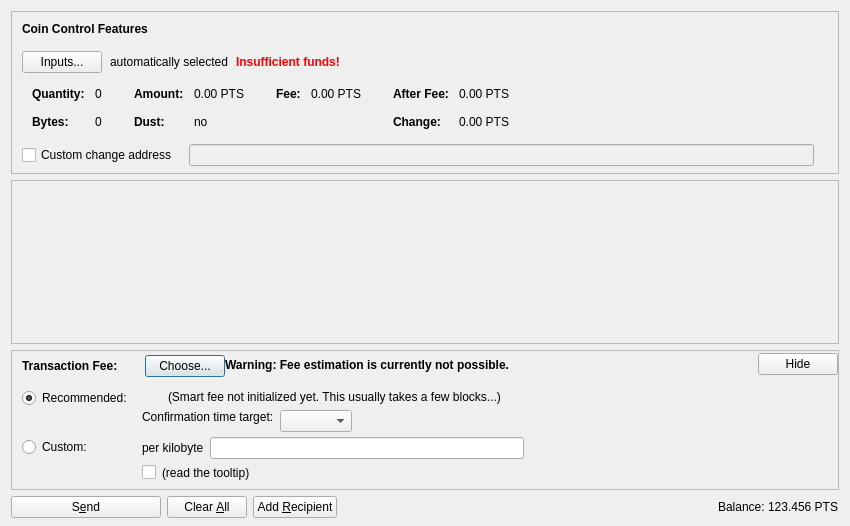
<?xml version="1.0" encoding="UTF-8"?>
<ui version="4.0">
 <class>SendCoinsDialog</class>
 <widget class="QDialog" name="SendCoinsDialog">
  <property name="geometry">
   <rect>
    <x>0</x>
    <y>0</y>
    <width>850</width>
    <height>526</height>
   </rect>
  </property>
  <property name="windowTitle">
   <string>Send Coins</string>
  </property>
  <layout class="QVBoxLayout" name="verticalLayout" stretch="0,1,0,0">
   <property name="bottomMargin">
    <number>8</number>
   </property>
   <item>
    <widget class="QFrame" name="frameCoinControl">
     <property name="sizePolicy">
      <sizepolicy hsizetype="Expanding" vsizetype="Expanding">
       <horstretch>0</horstretch>
       <verstretch>0</verstretch>
      </sizepolicy>
     </property>
     <property name="maximumSize">
      <size>
       <width>16777215</width>
       <height>16777215</height>
      </size>
     </property>
     <property name="frameShape">
      <enum>QFrame::StyledPanel</enum>
     </property>
     <property name="frameShadow">
      <enum>QFrame::Sunken</enum>
     </property>
     <layout class="QVBoxLayout" name="verticalLayoutCoinControl2">
      <property name="spacing">
       <number>0</number>
      </property>
      <property name="leftMargin">
       <number>0</number>
      </property>
      <property name="topMargin">
       <number>0</number>
      </property>
      <property name="rightMargin">
       <number>0</number>
      </property>
      <property name="bottomMargin">
       <number>6</number>
      </property>
      <item>
       <layout class="QVBoxLayout" name="verticalLayoutCoinControl" stretch="0,0,0,0,1">
        <property name="spacing">
         <number>0</number>
        </property>
        <property name="leftMargin">
         <number>10</number>
        </property>
        <property name="topMargin">
         <number>10</number>
        </property>
        <item>
         <layout class="QHBoxLayout" name="horizontalLayoutCoinControl1">
          <property name="bottomMargin">
           <number>15</number>
          </property>
          <item>
           <widget class="QLabel" name="labelCoinControlFeatures">
            <property name="sizePolicy">
             <sizepolicy hsizetype="Preferred" vsizetype="Maximum">
              <horstretch>0</horstretch>
              <verstretch>0</verstretch>
             </sizepolicy>
            </property>
            <property name="font">
             <font>
              <weight>75</weight>
              <bold>true</bold>
             </font>
            </property>
            <property name="styleSheet">
             <string notr="true">font-weight:bold;</string>
            </property>
            <property name="text">
             <string>Coin Control Features</string>
            </property>
           </widget>
          </item>
         </layout>
        </item>
        <item>
         <layout class="QHBoxLayout" name="horizontalLayoutCoinControl2" stretch="0,0,0,0">
          <property name="spacing">
           <number>8</number>
          </property>
          <property name="bottomMargin">
           <number>10</number>
          </property>
          <item>
           <widget class="QPushButton" name="pushButtonCoinControl">
            <property name="styleSheet">
             <string notr="true"/>
            </property>
            <property name="text">
             <string>Inputs...</string>
            </property>
            <property name="autoDefault">
             <bool>false</bool>
            </property>
           </widget>
          </item>
          <item>
           <widget class="QLabel" name="labelCoinControlAutomaticallySelected">
            <property name="text">
             <string>automatically selected</string>
            </property>
            <property name="margin">
             <number>5</number>
            </property>
           </widget>
          </item>
          <item>
           <widget class="QLabel" name="labelCoinControlInsuffFunds">
            <property name="font">
             <font>
              <weight>75</weight>
              <bold>true</bold>
             </font>
            </property>
            <property name="styleSheet">
             <string notr="true">color:red;font-weight:bold;</string>
            </property>
            <property name="text">
             <string>Insufficient funds!</string>
            </property>
            <property name="margin">
             <number>5</number>
            </property>
           </widget>
          </item>
          <item>
           <spacer name="horizontalSpacerCoinControl">
            <property name="orientation">
             <enum>Qt::Horizontal</enum>
            </property>
            <property name="sizeHint" stdset="0">
             <size>
              <width>40</width>
              <height>1</height>
             </size>
            </property>
           </spacer>
          </item>
         </layout>
        </item>
        <item>
         <widget class="QWidget" name="widgetCoinControl" native="true">
          <property name="sizePolicy">
           <sizepolicy hsizetype="Preferred" vsizetype="Preferred">
            <horstretch>0</horstretch>
            <verstretch>0</verstretch>
           </sizepolicy>
          </property>
          <property name="minimumSize">
           <size>
            <width>0</width>
            <height>0</height>
           </size>
          </property>
          <property name="styleSheet">
           <string notr="true"/>
          </property>
          <layout class="QHBoxLayout" name="horizontalLayoutCoinControl5">
           <property name="leftMargin">
            <number>0</number>
           </property>
           <property name="topMargin">
            <number>0</number>
           </property>
           <property name="rightMargin">
            <number>0</number>
           </property>
           <property name="bottomMargin">
            <number>0</number>
           </property>
           <item>
            <layout class="QHBoxLayout" name="horizontalLayoutCoinControl3" stretch="0,0,0,1">
             <property name="spacing">
              <number>20</number>
             </property>
             <property name="topMargin">
              <number>0</number>
             </property>
             <property name="bottomMargin">
              <number>10</number>
             </property>
             <item>
              <layout class="QFormLayout" name="formLayoutCoinControl1">
               <property name="horizontalSpacing">
                <number>10</number>
               </property>
               <property name="verticalSpacing">
                <number>14</number>
               </property>
               <property name="leftMargin">
                <number>10</number>
               </property>
               <property name="topMargin">
                <number>4</number>
               </property>
               <property name="rightMargin">
                <number>6</number>
               </property>
               <item row="0" column="0">
                <widget class="QLabel" name="labelCoinControlQuantityText">
                 <property name="font">
                  <font>
                   <weight>75</weight>
                   <bold>true</bold>
                  </font>
                 </property>
                 <property name="text">
                  <string>Quantity:</string>
                 </property>
                 <property name="margin">
                  <number>0</number>
                 </property>
                </widget>
               </item>
               <item row="0" column="1">
                <widget class="QLabel" name="labelCoinControlQuantity">
                 <property name="cursor">
                  <cursorShape>IBeamCursor</cursorShape>
                 </property>
                 <property name="contextMenuPolicy">
                  <enum>Qt::ActionsContextMenu</enum>
                 </property>
                 <property name="text">
                  <string notr="true">0</string>
                 </property>
                 <property name="margin">
                  <number>0</number>
                 </property>
                 <property name="textInteractionFlags">
                  <set>Qt::LinksAccessibleByMouse|Qt::TextSelectableByKeyboard|Qt::TextSelectableByMouse</set>
                 </property>
                </widget>
               </item>
               <item row="1" column="0">
                <widget class="QLabel" name="labelCoinControlBytesText">
                 <property name="font">
                  <font>
                   <weight>75</weight>
                   <bold>true</bold>
                  </font>
                 </property>
                 <property name="text">
                  <string>Bytes:</string>
                 </property>
                </widget>
               </item>
               <item row="1" column="1">
                <widget class="QLabel" name="labelCoinControlBytes">
                 <property name="cursor">
                  <cursorShape>IBeamCursor</cursorShape>
                 </property>
                 <property name="contextMenuPolicy">
                  <enum>Qt::ActionsContextMenu</enum>
                 </property>
                 <property name="text">
                  <string notr="true">0</string>
                 </property>
                 <property name="textInteractionFlags">
                  <set>Qt::LinksAccessibleByMouse|Qt::TextSelectableByKeyboard|Qt::TextSelectableByMouse</set>
                 </property>
                </widget>
               </item>
              </layout>
             </item>
             <item>
              <layout class="QFormLayout" name="formLayoutCoinControl2">
               <property name="horizontalSpacing">
                <number>10</number>
               </property>
               <property name="verticalSpacing">
                <number>14</number>
               </property>
               <property name="leftMargin">
                <number>6</number>
               </property>
               <property name="topMargin">
                <number>4</number>
               </property>
               <property name="rightMargin">
                <number>6</number>
               </property>
               <item row="0" column="0">
                <widget class="QLabel" name="labelCoinControlAmountText">
                 <property name="font">
                  <font>
                   <weight>75</weight>
                   <bold>true</bold>
                  </font>
                 </property>
                 <property name="text">
                  <string>Amount:</string>
                 </property>
                 <property name="margin">
                  <number>0</number>
                 </property>
                </widget>
               </item>
               <item row="0" column="1">
                <widget class="QLabel" name="labelCoinControlAmount">
                 <property name="cursor">
                  <cursorShape>IBeamCursor</cursorShape>
                 </property>
                 <property name="contextMenuPolicy">
                  <enum>Qt::ActionsContextMenu</enum>
                 </property>
                 <property name="text">
                  <string notr="true">0.00 PTS</string>
                 </property>
                 <property name="textInteractionFlags">
                  <set>Qt::LinksAccessibleByMouse|Qt::TextSelectableByKeyboard|Qt::TextSelectableByMouse</set>
                 </property>
                </widget>
               </item>
               <item row="1" column="0">
                <widget class="QLabel" name="labelCoinControlLowOutputText">
                 <property name="font">
                  <font>
                   <weight>75</weight>
                   <bold>true</bold>
                  </font>
                 </property>
                 <property name="text">
                  <string>Dust:</string>
                 </property>
                </widget>
               </item>
               <item row="1" column="1">
                <widget class="QLabel" name="labelCoinControlLowOutput">
                 <property name="cursor">
                  <cursorShape>IBeamCursor</cursorShape>
                 </property>
                 <property name="contextMenuPolicy">
                  <enum>Qt::ActionsContextMenu</enum>
                 </property>
                 <property name="text">
                  <string notr="true">no</string>
                 </property>
                 <property name="textInteractionFlags">
                  <set>Qt::LinksAccessibleByMouse|Qt::TextSelectableByKeyboard|Qt::TextSelectableByMouse</set>
                 </property>
                </widget>
               </item>
              </layout>
             </item>
             <item>
              <layout class="QFormLayout" name="formLayoutCoinControl3">
               <property name="horizontalSpacing">
                <number>10</number>
               </property>
               <property name="verticalSpacing">
                <number>14</number>
               </property>
               <property name="leftMargin">
                <number>6</number>
               </property>
               <property name="topMargin">
                <number>4</number>
               </property>
               <property name="rightMargin">
                <number>6</number>
               </property>
               <item row="0" column="0">
                <widget class="QLabel" name="labelCoinControlFeeText">
                 <property name="font">
                  <font>
                   <weight>75</weight>
                   <bold>true</bold>
                  </font>
                 </property>
                 <property name="text">
                  <string>Fee:</string>
                 </property>
                 <property name="margin">
                  <number>0</number>
                 </property>
                </widget>
               </item>
               <item row="0" column="1">
                <widget class="QLabel" name="labelCoinControlFee">
                 <property name="cursor">
                  <cursorShape>IBeamCursor</cursorShape>
                 </property>
                 <property name="contextMenuPolicy">
                  <enum>Qt::ActionsContextMenu</enum>
                 </property>
                 <property name="text">
                  <string notr="true">0.00 PTS</string>
                 </property>
                 <property name="textInteractionFlags">
                  <set>Qt::LinksAccessibleByMouse|Qt::TextSelectableByKeyboard|Qt::TextSelectableByMouse</set>
                 </property>
                </widget>
               </item>
              </layout>
             </item>
             <item>
              <layout class="QFormLayout" name="formLayoutCoinControl4">
               <property name="horizontalSpacing">
                <number>10</number>
               </property>
               <property name="verticalSpacing">
                <number>14</number>
               </property>
               <property name="leftMargin">
                <number>6</number>
               </property>
               <property name="topMargin">
                <number>4</number>
               </property>
               <property name="rightMargin">
                <number>6</number>
               </property>
               <item row="0" column="0">
                <widget class="QLabel" name="labelCoinControlAfterFeeText">
                 <property name="font">
                  <font>
                   <weight>75</weight>
                   <bold>true</bold>
                  </font>
                 </property>
                 <property name="text">
                  <string>After Fee:</string>
                 </property>
                 <property name="margin">
                  <number>0</number>
                 </property>
                </widget>
               </item>
               <item row="0" column="1">
                <widget class="QLabel" name="labelCoinControlAfterFee">
                 <property name="cursor">
                  <cursorShape>IBeamCursor</cursorShape>
                 </property>
                 <property name="contextMenuPolicy">
                  <enum>Qt::ActionsContextMenu</enum>
                 </property>
                 <property name="text">
                  <string notr="true">0.00 PTS</string>
                 </property>
                 <property name="textInteractionFlags">
                  <set>Qt::LinksAccessibleByMouse|Qt::TextSelectableByKeyboard|Qt::TextSelectableByMouse</set>
                 </property>
                </widget>
               </item>
               <item row="1" column="0">
                <widget class="QLabel" name="labelCoinControlChangeText">
                 <property name="font">
                  <font>
                   <weight>75</weight>
                   <bold>true</bold>
                  </font>
                 </property>
                 <property name="text">
                  <string>Change:</string>
                 </property>
                </widget>
               </item>
               <item row="1" column="1">
                <widget class="QLabel" name="labelCoinControlChange">
                 <property name="cursor">
                  <cursorShape>IBeamCursor</cursorShape>
                 </property>
                 <property name="contextMenuPolicy">
                  <enum>Qt::ActionsContextMenu</enum>
                 </property>
                 <property name="text">
                  <string notr="true">0.00 PTS</string>
                 </property>
                 <property name="textInteractionFlags">
                  <set>Qt::LinksAccessibleByMouse|Qt::TextSelectableByKeyboard|Qt::TextSelectableByMouse</set>
                 </property>
                </widget>
               </item>
              </layout>
             </item>
            </layout>
           </item>
          </layout>
         </widget>
        </item>
        <item>
         <layout class="QHBoxLayout" name="horizontalLayoutCoinControl4" stretch="0,0,0">
          <property name="spacing">
           <number>12</number>
          </property>
          <property name="sizeConstraint">
           <enum>QLayout::SetDefaultConstraint</enum>
          </property>
          <property name="topMargin">
           <number>5</number>
          </property>
          <property name="rightMargin">
           <number>5</number>
          </property>
          <item>
           <widget class="QCheckBox" name="checkBoxCoinControlChange">
            <property name="toolTip">
             <string>If this is activated, but the change address is empty or invalid, change will be sent to a newly generated address.</string>
            </property>
            <property name="text">
             <string>Custom change address</string>
            </property>
           </widget>
          </item>
          <item>
           <widget class="QValidatedLineEdit" name="lineEditCoinControlChange">
            <property name="enabled">
             <bool>false</bool>
            </property>
            <property name="sizePolicy">
             <sizepolicy hsizetype="Expanding" vsizetype="Fixed">
              <horstretch>0</horstretch>
              <verstretch>0</verstretch>
             </sizepolicy>
            </property>
           </widget>
          </item>
          <item>
           <widget class="QLabel" name="labelCoinControlChangeLabel">
            <property name="sizePolicy">
             <sizepolicy hsizetype="Preferred" vsizetype="Expanding">
              <horstretch>0</horstretch>
              <verstretch>0</verstretch>
             </sizepolicy>
            </property>
            <property name="minimumSize">
             <size>
              <width>0</width>
              <height>0</height>
             </size>
            </property>
            <property name="text">
             <string/>
            </property>
            <property name="margin">
             <number>3</number>
            </property>
           </widget>
          </item>
         </layout>
        </item>
        <item>
         <spacer name="verticalSpacerCoinControl">
          <property name="orientation">
           <enum>Qt::Vertical</enum>
          </property>
          <property name="sizeHint" stdset="0">
           <size>
            <width>800</width>
            <height>1</height>
           </size>
          </property>
         </spacer>
        </item>
       </layout>
      </item>
     </layout>
    </widget>
   </item>
   <item>
    <widget class="QScrollArea" name="scrollArea">
     <property name="widgetResizable">
      <bool>true</bool>
     </property>
     <widget class="QWidget" name="scrollAreaWidgetContents">
      <property name="geometry">
       <rect>
        <x>0</x>
        <y>0</y>
        <width>830</width>
        <height>104</height>
       </rect>
      </property>
      <layout class="QVBoxLayout" name="verticalLayout_2" stretch="0,1">
       <property name="leftMargin">
        <number>0</number>
       </property>
       <property name="topMargin">
        <number>0</number>
       </property>
       <property name="rightMargin">
        <number>0</number>
       </property>
       <property name="bottomMargin">
        <number>0</number>
       </property>
       <item>
        <layout class="QVBoxLayout" name="entries">
         <property name="spacing">
          <number>6</number>
         </property>
        </layout>
       </item>
       <item>
        <spacer name="verticalSpacer">
         <property name="orientation">
          <enum>Qt::Vertical</enum>
         </property>
         <property name="sizeHint" stdset="0">
          <size>
           <width>20</width>
           <height>40</height>
          </size>
         </property>
        </spacer>
       </item>
      </layout>
     </widget>
    </widget>
   </item>
   <item>
    <widget class="QFrame" name="frameFee">
     <property name="sizePolicy">
      <sizepolicy hsizetype="Expanding" vsizetype="Expanding">
       <horstretch>0</horstretch>
       <verstretch>0</verstretch>
      </sizepolicy>
     </property>
     <property name="maximumSize">
      <size>
       <width>16777215</width>
       <height>16777215</height>
      </size>
     </property>
     <property name="frameShape">
      <enum>QFrame::StyledPanel</enum>
     </property>
     <property name="frameShadow">
      <enum>QFrame::Sunken</enum>
     </property>
     <layout class="QVBoxLayout" name="verticalLayoutFee1">
      <property name="spacing">
       <number>0</number>
      </property>
      <property name="leftMargin">
       <number>0</number>
      </property>
      <property name="topMargin">
       <number>0</number>
      </property>
      <property name="rightMargin">
       <number>0</number>
      </property>
      <property name="bottomMargin">
       <number>0</number>
      </property>
      <item>
       <layout class="QVBoxLayout" name="verticalLayoutFee2" stretch="0,0,0">
        <property name="spacing">
         <number>0</number>
        </property>
        <property name="leftMargin">
         <number>10</number>
        </property>
        <property name="topMargin">
         <number>0</number>
        </property>
        <item>
         <layout class="QHBoxLayout" name="horizontalLayoutFee1">
          <property name="bottomMargin">
           <number>0</number>
          </property>
          <item>
           <layout class="QVBoxLayout" name="verticalLayoutFee7">
            <property name="spacing">
             <number>0</number>
            </property>
            <item>
             <spacer name="verticalSpacerSmartFee">
              <property name="orientation">
               <enum>Qt::Vertical</enum>
              </property>
              <property name="sizeType">
               <enum>QSizePolicy::Fixed</enum>
              </property>
              <property name="sizeHint" stdset="0">
               <size>
                <width>1</width>
                <height>4</height>
               </size>
              </property>
             </spacer>
            </item>
            <item>
             <layout class="QHBoxLayout" name="horizontalLayoutSmartFee">
              <property name="spacing">
               <number>10</number>
              </property>
              <item>
               <widget class="QLabel" name="labelFeeHeadline">
                <property name="sizePolicy">
                 <sizepolicy hsizetype="Preferred" vsizetype="Maximum">
                  <horstretch>0</horstretch>
                  <verstretch>0</verstretch>
                 </sizepolicy>
                </property>
                <property name="font">
                 <font>
                  <weight>75</weight>
                  <bold>true</bold>
                 </font>
                </property>
                <property name="styleSheet">
                 <string notr="true">font-weight:bold;</string>
                </property>
                <property name="text">
                 <string>Transaction Fee:</string>
                </property>
               </widget>
              </item>
              <item>
               <widget class="QLabel" name="labelFeeMinimized">
                <property name="text">
                 <string/>
                </property>
               </widget>
              </item>
              <item>
               <widget class="QPushButton" name="buttonChooseFee">
                <property name="text">
                 <string>Choose...</string>
                </property>
               </widget>
              </item>
             </layout>
            </item>
            <item>
             <spacer name="verticalSpacer_5">
              <property name="orientation">
               <enum>Qt::Vertical</enum>
              </property>
              <property name="sizeHint" stdset="0">
               <size>
                <width>1</width>
                <height>1</height>
               </size>
              </property>
             </spacer>
            </item>
           </layout>
          </item>
          <item>
           <widget class="QLabel" name="fallbackFeeWarningLabel">
            <property name="toolTip">
             <string>Using the fallbackfee can result in sending a transaction that will take several hours or days (or never) to confirm. Consider choosing your fee manually or wait until you have validated the complete chain.</string>
            </property>
            <property name="font">
            <font>
                <weight>75</weight>
                <bold>true</bold>
            </font>
            </property>
            <property name="text">
             <string>Warning: Fee estimation is currently not possible.</string>
            </property>
            <property name="wordWrap">
             <bool>false</bool>
            </property>
           </widget>
          </item>
          <item>
           <spacer name="horizontalSpacer_4">
            <property name="orientation">
             <enum>Qt::Horizontal</enum>
            </property>
            <property name="sizeType">
             <enum>QSizePolicy::MinimumExpanding</enum>
            </property>
            <property name="sizeHint" stdset="0">
             <size>
              <width>40</width>
              <height>20</height>
             </size>
            </property>
           </spacer>
          </item>
          <item>
           <widget class="QPushButton" name="buttonMinimizeFee">
            <property name="toolTip">
             <string>collapse fee-settings</string>
            </property>
            <property name="text">
             <string>Hide</string>
            </property>
           </widget>
          </item>
         </layout>
        </item>
        <item>
         <widget class="QFrame" name="frameFeeSelection">
          <layout class="QVBoxLayout" name="verticalLayoutFee12">
           <property name="spacing">
            <number>0</number>
           </property>
           <property name="leftMargin">
            <number>0</number>
           </property>
           <property name="topMargin">
            <number>0</number>
           </property>
           <property name="rightMargin">
            <number>0</number>
           </property>
           <property name="bottomMargin">
            <number>0</number>
           </property>
           <item>
            <layout class="QGridLayout" name="gridLayoutFee">
             <property name="topMargin">
              <number>10</number>
             </property>
             <property name="bottomMargin">
              <number>4</number>
             </property>
             <property name="horizontalSpacing">
              <number>10</number>
             </property>
             <property name="verticalSpacing">
              <number>4</number>
             </property>
             <item row="1" column="1">
              <layout class="QVBoxLayout" name="verticalLayoutFee8">
               <property name="spacing">
                <number>6</number>
               </property>
               <item>
                <layout class="QHBoxLayout" name="horizontalLayoutFee13">
                 <item>
                  <widget class="QLabel" name="labelCustomPerKilobyte">
                   <property name="toolTip">
                    <string>If the custom fee is set to 1000 satoshis and the transaction is only 250 bytes, then &quot;per kilobyte&quot; only pays 250 satoshis in fee, while &quot;total at least&quot; pays 1000 satoshis. For transactions bigger than a kilobyte both pay by kilobyte.</string>
                   </property>
                   <property name="text">
                    <string>per kilobyte</string>
                   </property>
                  </widget>
                 </item>
                 <item>
                  <widget class="BitcoinAmountField" name="customFee"/>
                 </item>
                 <item>
                  <spacer name="horizontalSpacer_6">
                   <property name="orientation">
                    <enum>Qt::Horizontal</enum>
                   </property>
                   <property name="sizeHint" stdset="0">
                    <size>
                     <width>1</width>
                     <height>1</height>
                    </size>
                   </property>
                  </spacer>
                 </item>
                </layout>
               </item>
               <item>
                <layout class="QHBoxLayout" name="horizontalLayoutFee8">
                 <item>
                  <widget class="QCheckBox" name="checkBoxMinimumFee">
                   <property name="toolTip">
                    <string>Paying only the minimum fee is just fine as long as there is less transaction volume than space in the blocks. But be aware that this can end up in a never confirming transaction once there is more demand for pittscoin transactions than the network can process.</string>
                   </property>
                   <property name="text">
                    <string/>
                   </property>
                  </widget>
                 </item>
                 <item>
                  <widget class="QLabel" name="labelMinFeeWarning">
                   <property name="enabled">
                    <bool>true</bool>
                   </property>
                   <property name="toolTip">
                    <string>Paying only the minimum fee is just fine as long as there is less transaction volume than space in the blocks. But be aware that this can end up in a never confirming transaction once there is more demand for pittscoin transactions than the network can process.</string>
                   </property>
                   <property name="text">
                    <string>(read the tooltip)</string>
                   </property>
                   <property name="margin">
                    <number>5</number>
                   </property>
                  </widget>
                 </item>
                 <item>
                  <spacer name="horizontalSpacer_2">
                   <property name="orientation">
                    <enum>Qt::Horizontal</enum>
                   </property>
                   <property name="sizeHint" stdset="0">
                    <size>
                     <width>1</width>
                     <height>1</height>
                    </size>
                   </property>
                  </spacer>
                 </item>
                </layout>
               </item>
              </layout>
             </item>
             <item row="0" column="0">
              <layout class="QVBoxLayout" name="verticalLayoutFee4" stretch="0,1">
               <item>
                <widget class="QRadioButton" name="radioSmartFee">
                 <property name="text">
                  <string>Recommended:</string>
                 </property>
                 <property name="checked">
                  <bool>true</bool>
                 </property>
                 <attribute name="buttonGroup">
                  <string notr="true">groupFee</string>
                 </attribute>
                </widget>
               </item>
               <item>
                <spacer name="verticalSpacer_2">
                 <property name="orientation">
                  <enum>Qt::Vertical</enum>
                 </property>
                 <property name="sizeHint" stdset="0">
                  <size>
                   <width>1</width>
                   <height>1</height>
                  </size>
                 </property>
                </spacer>
               </item>
              </layout>
             </item>
             <item row="1" column="0">
              <layout class="QVBoxLayout" name="verticalLayoutFee9" stretch="0,1">
               <item>
                <widget class="QRadioButton" name="radioCustomFee">
                 <property name="text">
                  <string>Custom:</string>
                 </property>
                 <attribute name="buttonGroup">
                  <string notr="true">groupFee</string>
                 </attribute>
                </widget>
               </item>
               <item>
                <spacer name="verticalSpacer_6">
                 <property name="orientation">
                  <enum>Qt::Vertical</enum>
                 </property>
                 <property name="sizeHint" stdset="0">
                  <size>
                   <width>1</width>
                   <height>1</height>
                  </size>
                 </property>
                </spacer>
               </item>
              </layout>
             </item>
             <item row="0" column="1">
              <layout class="QVBoxLayout" name="verticalLayoutFee3" stretch="0,0,1">
               <property name="spacing">
                <number>6</number>
               </property>
               <property name="topMargin">
                <number>2</number>
               </property>
               <item>
                <layout class="QHBoxLayout" name="horizontalLayoutFee12">
                 <item>
                  <widget class="QLabel" name="labelSmartFee">
                   <property name="text">
                    <string/>
                   </property>
                   <property name="margin">
                    <number>2</number>
                   </property>
                  </widget>
                 </item>
                 <item>
                  <widget class="QLabel" name="labelFeeEstimation">
                   <property name="text">
                    <string/>
                   </property>
                  </widget>
                 </item>
                 <item>
                  <widget class="QLabel" name="labelSmartFee2">
                   <property name="text">
                    <string>(Smart fee not initialized yet. This usually takes a few blocks...)</string>
                   </property>
                   <property name="margin">
                    <number>2</number>
                   </property>
                  </widget>
                 </item>
                 <item>
                  <spacer name="horizontalSpacer_5">
                   <property name="orientation">
                    <enum>Qt::Horizontal</enum>
                   </property>
                   <property name="sizeHint" stdset="0">
                    <size>
                     <width>1</width>
                     <height>1</height>
                    </size>
                   </property>
                  </spacer>
                 </item>
                </layout>
               </item>
               <item>
                <layout class="QHBoxLayout" name="horizontalLayoutFee9">
                 <item>
                  <layout class="QVBoxLayout" name="verticalLayoutFee6">
                   <item>
                    <widget class="QLabel" name="labelSmartFee3">
                     <property name="text">
                      <string>Confirmation time target:</string>
                     </property>
                     <property name="margin">
                      <number>2</number>
                     </property>
                    </widget>
                   </item>
                   <item>
                    <spacer name="verticalSpacer_3">
                     <property name="orientation">
                      <enum>Qt::Vertical</enum>
                     </property>
                     <property name="sizeHint" stdset="0">
                      <size>
                       <width>1</width>
                       <height>1</height>
                      </size>
                     </property>
                    </spacer>
                   </item>
                  </layout>
                 </item>
                 <item>
                  <layout class="QVBoxLayout" name="verticalLayoutFee5">
                   <property name="rightMargin">
                    <number>30</number>
                   </property>
                   <item>
                    <layout class="QHBoxLayout" name="horizontalLayoutConfTarget">
                     <property name="bottomMargin">
                      <number>0</number>
                     </property>
                     <item>
                      <widget class="QComboBox" name="confTargetSelector"/>
                     </item>
                     <item>
                      <spacer name="horizontalSpacerConfTarget">
                       <property name="orientation">
                        <enum>Qt::Horizontal</enum>
                       </property>
                       <property name="sizeHint" stdset="0">
                        <size>
                         <width>40</width>
                         <height>20</height>
                        </size>
                       </property>
                      </spacer>
                     </item>
                    </layout>
                   </item>
                  </layout>
                 </item>
                </layout>
               </item>
               <item>
                <spacer name="verticalSpacer_4">
                 <property name="orientation">
                  <enum>Qt::Vertical</enum>
                 </property>
                 <property name="sizeHint" stdset="0">
                  <size>
                   <width>1</width>
                   <height>1</height>
                  </size>
                 </property>
                </spacer>
               </item>
              </layout>
             </item>
            </layout>
           </item>
          </layout>
         </widget>
        </item>
        <item>
         <spacer name="verticalSpacerFee">
          <property name="orientation">
           <enum>Qt::Vertical</enum>
          </property>
          <property name="sizeHint" stdset="0">
           <size>
            <width>40</width>
            <height>5</height>
           </size>
          </property>
         </spacer>
        </item>
       </layout>
      </item>
     </layout>
    </widget>
   </item>
   <item>
    <layout class="QHBoxLayout" name="horizontalLayout">
     <item>
      <widget class="QPushButton" name="sendButton">
       <property name="minimumSize">
        <size>
         <width>150</width>
         <height>0</height>
        </size>
       </property>
       <property name="toolTip">
        <string>Confirm the send action</string>
       </property>
       <property name="text">
        <string>S&amp;end</string>
       </property>
       <property name="icon">
        <iconset resource="../bitcoin.qrc">
         <normaloff>:/icons/send</normaloff>:/icons/send</iconset>
       </property>
       <property name="autoDefault">
        <bool>false</bool>
       </property>
       <property name="default">
        <bool>false</bool>
       </property>
      </widget>
     </item>
     <item>
      <widget class="QPushButton" name="clearButton">
       <property name="sizePolicy">
        <sizepolicy hsizetype="Minimum" vsizetype="Fixed">
         <horstretch>0</horstretch>
         <verstretch>0</verstretch>
        </sizepolicy>
       </property>
       <property name="toolTip">
        <string>Clear all fields of the form.</string>
       </property>
       <property name="text">
        <string>Clear &amp;All</string>
       </property>
       <property name="icon">
        <iconset resource="../bitcoin.qrc">
         <normaloff>:/icons/remove</normaloff>:/icons/remove</iconset>
       </property>
       <property name="autoDefault">
        <bool>false</bool>
       </property>
      </widget>
     </item>
     <item>
      <widget class="QPushButton" name="addButton">
       <property name="toolTip">
        <string>Send to multiple recipients at once</string>
       </property>
       <property name="text">
        <string>Add &amp;Recipient</string>
       </property>
       <property name="icon">
        <iconset resource="../bitcoin.qrc">
         <normaloff>:/icons/add</normaloff>:/icons/add</iconset>
       </property>
       <property name="autoDefault">
        <bool>false</bool>
       </property>
      </widget>
     </item>
     <item>
      <spacer name="horizontalSpacer">
       <property name="orientation">
        <enum>Qt::Horizontal</enum>
       </property>
       <property name="sizeHint" stdset="0">
        <size>
         <width>40</width>
         <height>20</height>
        </size>
       </property>
      </spacer>
     </item>
     <item>
      <layout class="QHBoxLayout" name="horizontalLayout_2">
       <property name="spacing">
        <number>3</number>
       </property>
       <item>
        <widget class="QLabel" name="label">
         <property name="sizePolicy">
          <sizepolicy hsizetype="Preferred" vsizetype="Fixed">
           <horstretch>0</horstretch>
           <verstretch>0</verstretch>
          </sizepolicy>
         </property>
         <property name="text">
          <string>Balance:</string>
         </property>
        </widget>
       </item>
       <item>
        <widget class="QLabel" name="labelBalance">
         <property name="sizePolicy">
          <sizepolicy hsizetype="Preferred" vsizetype="Fixed">
           <horstretch>0</horstretch>
           <verstretch>0</verstretch>
          </sizepolicy>
         </property>
         <property name="cursor">
          <cursorShape>IBeamCursor</cursorShape>
         </property>
         <property name="text">
          <string notr="true">123.456 PTS</string>
         </property>
         <property name="textInteractionFlags">
          <set>Qt::LinksAccessibleByMouse|Qt::TextSelectableByKeyboard|Qt::TextSelectableByMouse</set>
         </property>
        </widget>
       </item>
      </layout>
     </item>
    </layout>
   </item>
  </layout>
 </widget>
 <customwidgets>
  <customwidget>
   <class>QValidatedLineEdit</class>
   <extends>QLineEdit</extends>
   <header>qt/qvalidatedlineedit.h</header>
  </customwidget>
  <customwidget>
   <class>BitcoinAmountField</class>
   <extends>QLineEdit</extends>
   <header>qt/bitcoinamountfield.h</header>
   <container>1</container>
  </customwidget>
 </customwidgets>
 <resources>
  <include location="../bitcoin.qrc"/>
 </resources>
 <connections/>
 <buttongroups>
  <buttongroup name="groupFee"/>
 </buttongroups>
</ui>
